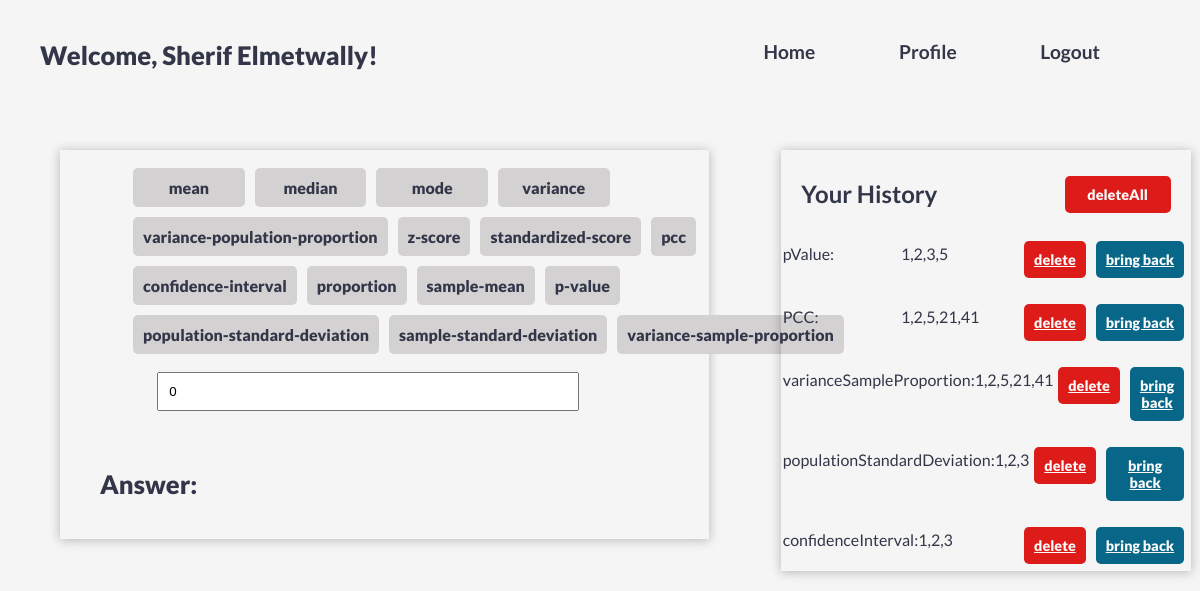
The app's page /profile (signed in), older data.
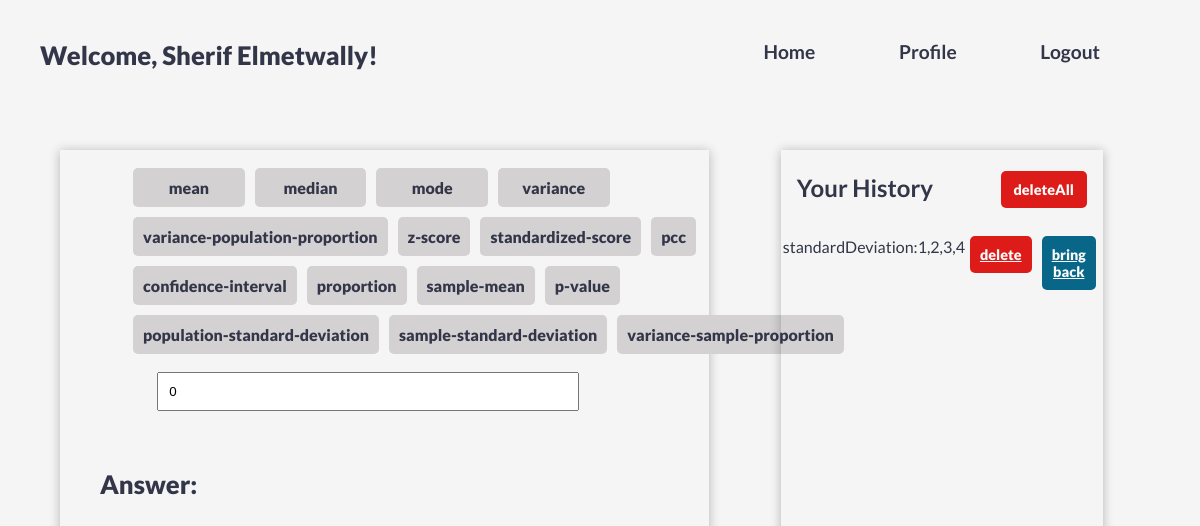
The same page, newer data.
### models.py (models this page shows)
class User(UserMixin, db.Model):
    id = db.Column(db.Integer, primary_key=True) # primary keys are required by SQLAlchemy
    email = db.Column(db.String(100), unique=True)
    password = db.Column(db.String(100))
    name = db.Column(db.String(1000))

class functions(db.Model):
    id = db.Column(db.Integer, primary_key=True) # primary keys are required by SQLAlchemy
    userName = db.Column(db.String(1000))
    functionName = db.Column(db.String(1000))
    numbers = db.Column(db.String(1000))

### main.py (the view, shortened to what this page needs)
@main.route('/profile', methods=['GET', 'POST'])
@login_required
def profile():
    currentNumbers = 0
    history = functions.query.all()
    itemsToReturn = []
    returnCorrectHistory(history, itemsToReturn)
    return render_template('profile.html', name=current_user.name, logCount=itemsToReturn, numbers=0)

### __init__.py (called while the page is built)
def create_app():
    app = Flask(__name__)
    db.init_app(app)
    login_manager = LoginManager()
    login_manager.login_view = 'auth.login'
    login_manager.init_app(app)
    from .models import User
    @login_manager.user_loader
    def load_user(user_id):
        return User.query.get(int(user_id))
    app.config['SECRET_KEY'] = '9OLWxND4o83j4K4iuopO'
    app.config['SQLALCHEMY_DATABASE_URI'] = 'sqlite:///db.sqlite'
    db.init_app(app)
    from .auth import auth as auth_blueprint
    app.register_blueprint(auth_blueprint)
    from .main import main as main_blueprint
    app.register_blueprint(main_blueprint)
    return app

### main.py (called while the page is built)
def returnCorrectHistory(history, itemsToReturn):
    for item in history:
        if item.userName == current_user.name:
            itemsToReturn.append(item)

### templates/profile.html (shortened to what this page needs)
{% extends "base.html" %}
{% block content %}
<h1 class="title">
  Welcome, {{ name }}!
</h1>
      <form action="/profile" method="POST" class="page-wrapper">
      <div class="calculator-wrapper">
          <div class="calculator-container">
                <div class="buttons-container">
                  <div class="buttons-row">
                    <input type="submit" value="mean" class="button" type="submit" name="function" />
                    <input type="submit" value="median" class="button" type="submit" name="function" />
                    <input type="submit" value="mode" class="button" type="submit" name="function" />
                    <input type="submit" value="variance" class="button" type="submit" name="function" />
                  </div>
                  <div class="buttons-row">
                    <input type="submit" value="variance-population-proportion" class="button" type="submit" name="function" />
                    <input type="submit" value="z-score" class="button" type="submit" name="function" />
                    <input type="submit" value="standardized-score" class="button" type="submit" name="function" />
                    <input type="submit" value="pcc" class="button" type="submit" name="function" />
                  </div>
                  <div class="buttons-row">
                    <input type="submit" value="confidence-interval" class="button" type="submit" name="function" />
                    <input type="submit" value="proportion" class="button" type="submit" name="function" />
                    <input type="submit" value="sample-mean" class="button" type="submit" name="function" />
                    <input type="submit" value="p-value" class="button" type="submit" name="function" />
                  </div>
                  <div class="buttons-row">
                    <input type="submit" value="population-standard-deviation" class="button" type="submit" name="function" />
                    <input type="submit" value="sample-standard-deviation" class="button" type="submit" name="function" />
                    <input type="submit" value="variance-sample-proportion" class="button" type="submit" name="function" />
                  </div>
                </div>
                <div class="input-wrapper">
                  <input
                  type="text"
                  id="input"
                  placeholder="Input Data Set ex: 1,2,3"
                  class="input"
                  name="dataset"
                  value = {{ numbers }}
                />
                </div>
              <br />
              <div class="alert">
              {% if error is sameas true %}
                <h1 class="error">Error: {{ answer }} </h1>
              {% else %}
                <h1 class="title">Answer: {{ answer }} </h1>
              {% endif %}
            </div>
        </div>
        </div>
      <div class="log-wrapper">
        <div class="log-container">
          <div class="title-container">
            <h1>Your History</h1>
            <input type="submit" class="button deleteAll" name="function" value="deleteAll"></input>
          </div>
        <table class="functions-container">
        {% if logCount %}
            {% for log in logCount %}
            <tr class="table-row">
              <td class='log'>{{log.functionName}}:</td>
              <td class='log'>{{log.numbers}}</td>
              <td>
                  <a href="{{ url_for('main.delete_component', component_id=log.id) }}" class="button delete">delete</a>
              </td>
              <td>
                <a href="{{ url_for('main.return_numbers', component_id=log.id) }}" class="button bring-back">bring back</a>
              </td>
            </tr>
          {% endfor %}
        {% endif %}
        </table>
        </div>
      </form>
{% endblock %}

### templates/base.html (shortened to what this page needs)
<!DOCTYPE html>
<html>
<head>
    <link rel= "stylesheet" type= "text/css" href= "{{ url_for('static',filename='styles/styles.css') }}">
</head>
<body>
    <section class="hero is-primary is-fullheight">
        <div class="hero-head">
            <nav class="navbar">
                <div class="container">
                    <div id="navbarMenuHeroA" class="navbar-menu">
                        <div class="navbar-end">
                            <a href="{{ url_for('main.index') }}" class="navbar-item">
                                Home
                            </a>
                            {% if current_user.is_authenticated %}
                            <a href="{{ url_for('main.profile') }}" class="navbar-item">
                                Profile
                            </a>
                            {% endif %}
                            {% if current_user.is_authenticated %}
                            <a href="{{ url_for('auth.logout') }}" class="navbar-item">
                                Logout
                            </a>
                            {% endif %}
                        </div>
                    </div>
                </div>
            </nav>
        </div>
        <div class="hero-body">
            <div class="container has-text-centered">
               {% block content %}
               {% endblock %}
            </div>
        </div>
    </section>
</body>
</html>

### static/styles/styles.css (style rules this page uses)
* { padding: 0; margin: 0; }
html { overflow-x: hidden; background-color: #f5f5f5; }
.navbar { float: right; margin-right: 5%; font-family: Lato, Avenir, Arial, Helvetica, sans-serif; }
.navbar-item { margin: 40px; font-size: 1.2rem; font-weight: 600; text-decoration: none; color: #323648; }
.title { margin: 40px; font-size: 1.6rem; font-weight: 900; text-decoration: none; color: #323648; font-family: Lato, Avenir, Arial, Helvetica, sans-serif; }
.page-wrapper { display: flex; margin-top: 10vh!important; flex-direction: row; width: 85%!important; margin: 0; padding: 0; margin-left: 5%!important; }
.calculator-wrapper { display: flex; flex-direction: column; flex: 4.25; margin: 0; padding: 0; }
.calculator-container { width: 90%; box-shadow: 0px 1px 10px rgba(34, 34, 34, 0.3); }
.buttons-container { display: flex; flex-direction: column; width: 75%; margin-left: 10.5%; margin-top: 2%; }
.buttons-row { display: flex; flex-direction: row; }
.button { display: flex; border: none; outline: none; flex:1; padding: 10px; font-size: 1rem; text-align: center; font-weight: 900; margin: 5px; color: #323648; border-radius: 5px; font-family: Lato, Avenir, Arial, Helvetica, sans-serif; background-color: #d3d1d1; }
.input-wrapper { width: 65%; display: flex; flex-direction: row; margin-left: 15%; margin-top: 2%; }
.input { flex: 5; padding: 10px; display: flex; }
.log-wrapper { display: flex; flex-direction: column; flex: 2; margin: 0; padding: 0; box-shadow: 0px 1px 10px rgba(34, 34, 34, 0.3); }
.title-container { display: flex; flex-direction: row; margin-top: 5%; }
.title-container h1 { flex: 3; color: #323648; font-family: Lato, Avenir, Arial, Helvetica, sans-serif; margin-left: 5%; margin-top: 2%; }
.table-row { display: flex; margin-top: 2vh; flex-direction: row; }
.log { font-size: 1rem; color: #323648; font-family: Lato, Avenir, Arial, Helvetica, sans-serif; margin-top: 2%; flex: 1; }
.bring-back { background-color: #086788; font-size: .9rem; color: #fafafa; flex: 1; }
.delete { background-color: #DD1C1A; color: #fafafa; flex: 1; font-size: .9rem; }
.deleteAll { margin-right: 5%!important; background-color: #DD1C1A; color: #fafafa; flex: 1; font-size: .9rem; }

Row changes from the older to the newer data that the page shows:
removed functions: functionName "pValue", numbers "1,2,3,5"
removed functions: functionName "PCC", numbers "1,2,5,21,41"
removed functions: functionName "varianceSampleProportion", numbers "1,2,5,21,41"
removed functions: functionName "populationStandardDeviation", numbers "1,2,3"
removed functions: functionName "confidenceInterval", numbers "1,2,3"
added functions: functionName "standardDeviation", numbers "1,2,3,4"
